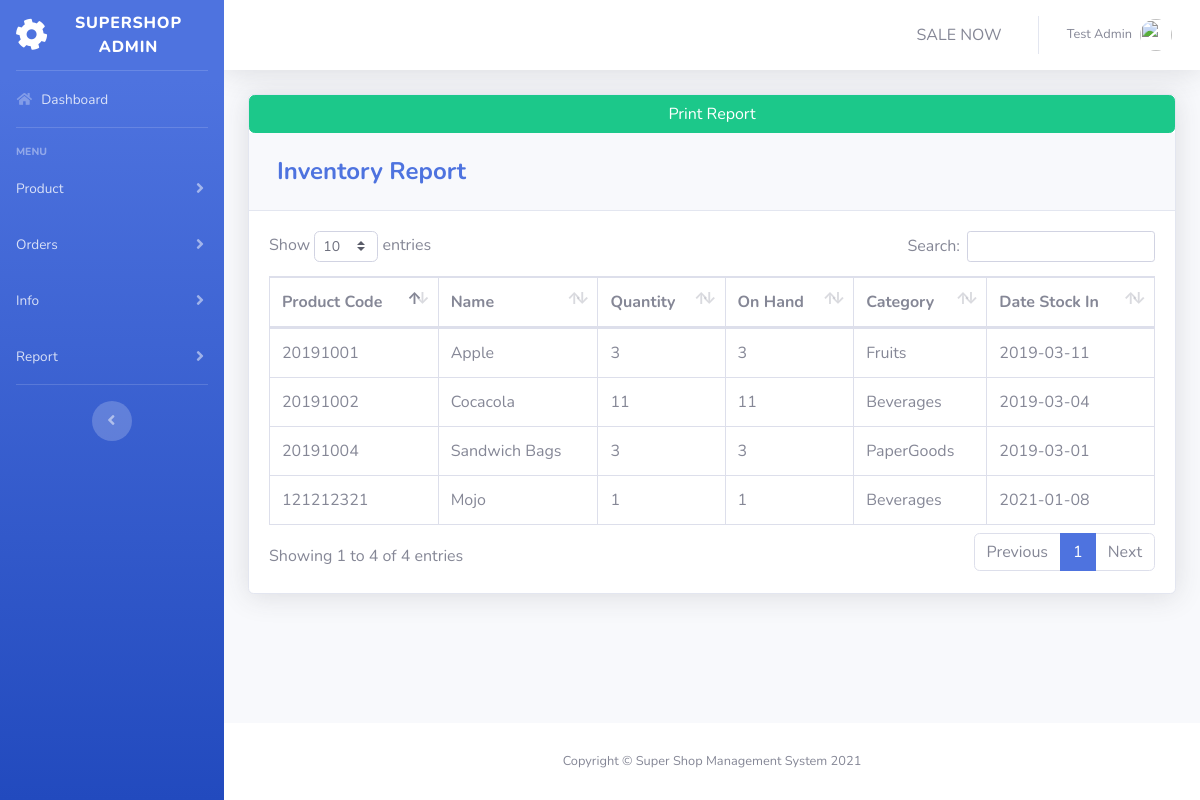
The page /pages/report_inventory.php (signed in) on the database its author committed.
### tables this page shows
CREATE TABLE `product` (
  `PRODUCT_ID` int(11) NOT NULL,
  `PRODUCT_CODE` varchar(20) NOT NULL,
  `NAME` varchar(50) DEFAULT NULL,
  `DESCRIPTION` varchar(250) NOT NULL,
  `QTY_STOCK` int(50) DEFAULT NULL,
  `ON_HAND` int(250) NOT NULL,
  `PRICE` int(50) DEFAULT NULL,
  `CATEGORY_ID` int(11) DEFAULT NULL,
  `SUPPLIER_ID` int(11) DEFAULT NULL,
  `DATE_STOCK_IN` varchar(50) NOT NULL
);

CREATE TABLE `category` (
  `CATEGORY_ID` int(11) NOT NULL,
  `CNAME` varchar(50) DEFAULT NULL
);

### pages/report_inventory.php (the view, shortened to what this page needs)
<?php
include'../includes/connection.php';
include'../includes/sidebar.php';
?>
            <div class="card shadow mb-4">
              <input type="button" class="btn btn-success" onclick="printDiv('printableArea')" value="Print Report" />
            <div class="card-header py-3">
              <h4 class="m-2 font-weight-bold text-primary">Inventory Report</h4>
            </div>
            <div class="card-body" id="printableArea">
              <div class="table-responsive">
                <table class="table table-bordered" id="dataTable" width="100%" cellspacing="0">
               <thead>
                   <tr>
                     <th>Product Code</th>
                     <th>Name</th>
                     <th>Quantity</th>
                     <th>On Hand</th>
                     <th>Category</th>
                     <th>Date Stock In</th>
                   </tr>
               </thead>
          <tbody>
<?php
    $query = 'SELECT PRODUCT_ID, PRODUCT_CODE, NAME, COUNT(`QTY_STOCK`) AS "QTY_STOCK", COUNT(`ON_HAND`) AS "ON_HAND", CNAME, DATE_STOCK_IN FROM product p join category c on p.CATEGORY_ID=c.CATEGORY_ID GROUP BY PRODUCT_CODE';
        $result = mysqli_query($db, $query) or die (mysqli_error($db));
            while ($row = mysqli_fetch_assoc($result)) {
                echo '<tr>';
                echo '<td>'. $row['PRODUCT_CODE'].'</td>';
                echo '<td>'. $row['NAME'].'</td>';
                echo '<td>'. $row['QTY_STOCK'].'</td>';
                echo '<td>'. $row['ON_HAND'].'</td>';
                echo '<td>'. $row['CNAME'].'</td>';
                echo '<td>'. $row['DATE_STOCK_IN'].'</td>';
                echo '</tr> ';
                        }
?>
                                </tbody>
                            </table>
                        </div>
                    </div>
                  </div>
<?php
include'../includes/footer.php';
?>

### includes/sidebar.php (shortened to what this page needs)
<!DOCTYPE html>
<html lang="en">
<head>
  <link href="../vendor/fontawesome-free/css/all.min.css" rel="stylesheet" type="text/css">
  <link href="../css/sb-admin-2.min.css" rel="stylesheet">
  <link href="../vendor/datatables/dataTables.bootstrap4.min.css" rel="stylesheet">
</head>
<body id="page-top">
  <div id="wrapper">
    <ul class="navbar-nav bg-gradient-primary sidebar sidebar-dark accordion" id="accordionSidebar">
      <a class="sidebar-brand d-flex align-items-center justify-content-center" href="index.php">
        <div class="sidebar-brand-icon rotate-n-15">
          <i class="fas fa-cog"></i>
        </div>
        <div class="sidebar-brand-text mx-3">Supershop ADMIN</div>
      </a>
      <hr class="sidebar-divider my-0">
      <li class="nav-item">
        <a class="nav-link" href="index.php">
          <i class="fas fa-fw fa-home"></i>
          <span>Dashboard</span></a>
      </li>
      <hr class="sidebar-divider">
      <div class="sidebar-heading">
        Menu
      </div>
      <li class="nav-item">
        <a class="nav-link collapsed" href="#" data-toggle="collapse" data-target="#collapseTwo" aria-expanded="true" aria-controls="collapseTwo">
          <span>Product</span>
        </a>
      </li>
      <li class="nav-item">
        <a class="nav-link collapsed" href="#" data-toggle="collapse" data-target="#collapseUtilities" aria-expanded="true" aria-controls="collapseUtilities">
          <span>Orders</span>
        </a>
      </li>
      <li class="nav-item">
        <a class="nav-link collapsed" href="#" data-toggle="collapse" data-target="#collapsethree" aria-expanded="true" aria-controls="collapsethree">
          <span>Info</span>
        </a>
      </li>
      <li class="nav-item">
        <a class="nav-link collapsed" href="#" data-toggle="collapse" data-target="#collapsePages" aria-expanded="true" aria-controls="collapsePages">
          <span>Report</span>
        </a>
      </li>
      <hr class="sidebar-divider d-none d-md-block">
      <div class="text-center d-none d-md-inline">
        <button class="rounded-circle border-0" id="sidebarToggle"></button>
      </div>
    </ul>
    <?php include_once 'topbar.php'; ?>

### includes/topbar.php (shortened to what this page needs)
<div id="content-wrapper" class="d-flex flex-column">
  <div id="content">
    <nav class="navbar navbar-expand navbar-light bg-white topbar mb-4 static-top shadow">
      <ul class="navbar-nav ml-auto">
        <li class="nav-item dropdown no-arrow">
          <a class="nav-link" href="pos.php" role="button">
            <span class="mr-2 d-none d-lg-inline text-gray-600 large">SALE NOW</span>
          </a>
        </li>
        <li class="nav-item dropdown no-arrow">
          <a class="nav-link dropdown-toggle" href="#" id="userDropdown" role="button" data-toggle="dropdown" aria-haspopup="true" aria-expanded="false">
            <span class="mr-2 d-none d-lg-inline text-gray-600 small"><?php echo  $_SESSION['FIRST_NAME']. ' '.$_SESSION['LAST_NAME'] ;?></span>
            <img class="img-profile rounded-circle"
            <?php
              if($_SESSION['GENDER']=='Male'){
                echo 'src="https://john-darke.co.uk/wp-content/uploads/2019/04/male-image.jpg"';
              }else{
                echo 'src="https://cdn1.iconfinder.com/data/icons/website-internet/48/website_-_female_user-512.png"';
              }
            ?>>
          </a>
        </li>
      </ul>
    </nav>
    <div class="container-fluid">

### includes/footer.php (shortened to what this page needs)
        </div>
      </div>
      <footer class="sticky-footer bg-white">
        <div class="container my-auto">
          <div class="copyright text-center my-auto">
              <span>Copyright © Super Shop Management System 2021</span>
          </div>
        </div>
      </footer>
    </div>
  </div>
</body>
</html>

### rows shown on the page
product: PRODUCT_CODE "121212321", NAME "Mojo", QTY_STOCK "1", ON_HAND "1", CATEGORY_ID.CNAME "Beverages", DATE_STOCK_IN "2021-01-08"
product: PRODUCT_CODE "20191001", NAME "Apple", QTY_STOCK "3", ON_HAND "3", CATEGORY_ID.CNAME "Fruits", DATE_STOCK_IN "2019-03-11"
product: PRODUCT_CODE "20191002", NAME "Cocacola", QTY_STOCK "11", ON_HAND "11", CATEGORY_ID.CNAME "Beverages", DATE_STOCK_IN "2019-03-04"
product: PRODUCT_CODE "20191004", NAME "Sandwich Bags", QTY_STOCK "3", ON_HAND "3", CATEGORY_ID.CNAME "PaperGoods", DATE_STOCK_IN "2019-03-01"

### other values the page prints
$_SESSION['FIRST_NAME'] "Test"
$_SESSION['LAST_NAME'] "Admin"
